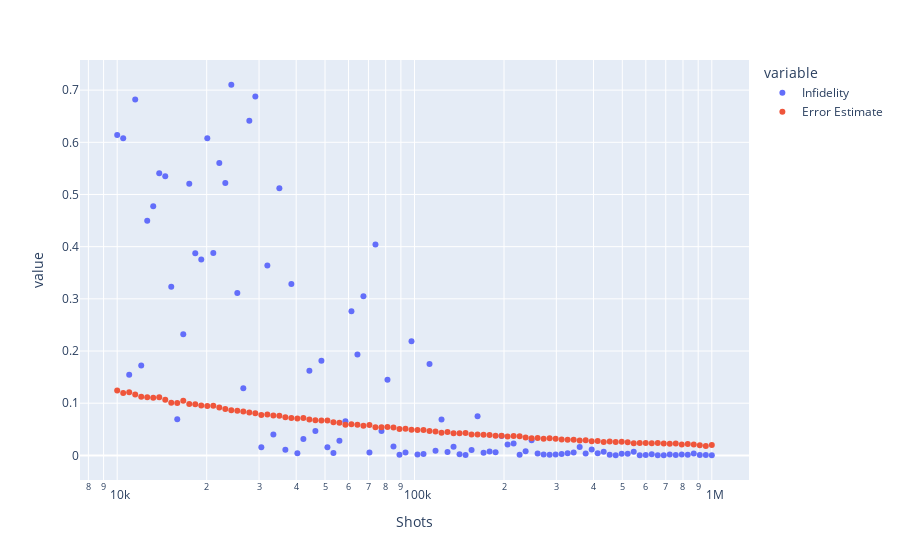

This figure's notebook cell:
### Code cell
px.scatter(df_noise,x="Shots",y=["Infidelity","Error Estimate"],log_x=True)
